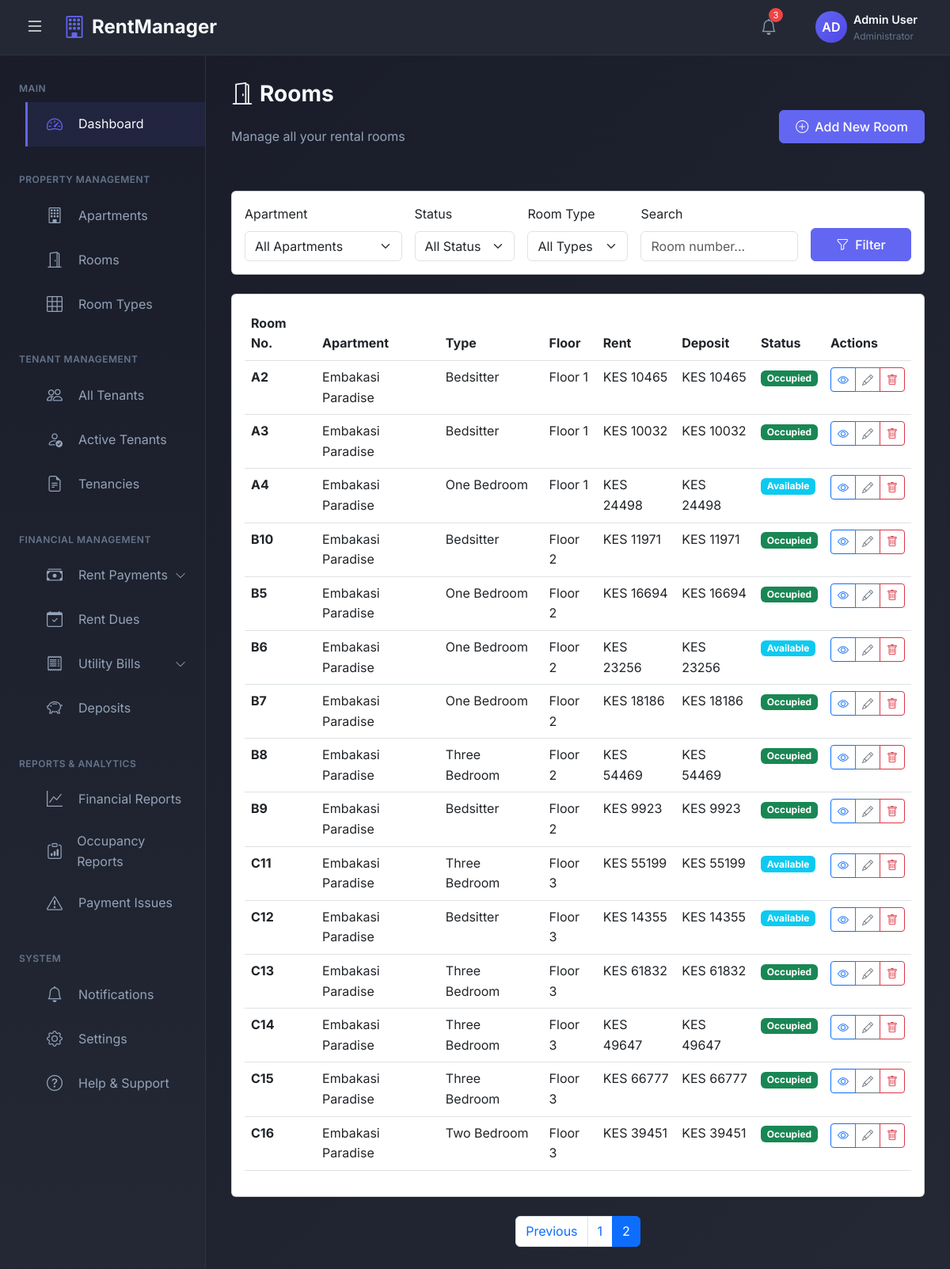
Screenshot of /rooms/?page=2 (signed in) with the database file from the repository.
### rental_app/models.py (models this page shows, shortened)
class Room(models.Model):
    ROOM_STATUS = (
        ('available', 'Available'),
        ('occupied', 'Occupied'),
        ('maintenance', 'Under Maintenance'),
    )
    apartment = models.ForeignKey(Apartment, on_delete=models.CASCADE, related_name='rooms')
    room_number = models.CharField(max_length=10)  # e.g., A1, B2, C3
    room_type = models.ForeignKey(RoomType, on_delete=models.PROTECT)
    floor_number = models.IntegerField(validators=[MinValueValidator(0)])
    has_balcony = models.BooleanField(default=False)
    has_shower = models.BooleanField(default=True)
    has_kitchen_unit = models.BooleanField(default=True)
    has_clothes_cabinet = models.BooleanField(default=True)
    monthly_rent = models.DecimalField(max_digits=10, decimal_places=2, validators=[MinValueValidator(0)])
    deposit_amount = models.DecimalField(max_digits=10, decimal_places=2, validators=[MinValueValidator(0)])
    status = models.CharField(max_length=20, choices=ROOM_STATUS, default='available')
    created_at = models.DateTimeField(auto_now_add=True)
    updated_at = models.DateTimeField(auto_now=True)
    class Meta:
        unique_together = ('apartment', 'room_number')
        ordering = ['floor_number', 'room_number']

class Apartment(models.Model):
    name = models.CharField(max_length=200)
    owner = models.ForeignKey(User, on_delete=models.CASCADE, related_name='apartments', limit_choices_to={'user_type': 'admin'})
    location = models.CharField(max_length=300)
    total_floors = models.IntegerField(validators=[MinValueValidator(1)])
    description = models.TextField(blank=True)
    water_rate_per_unit = models.DecimalField(max_digits=10, decimal_places=2, default=0.00)
    created_at = models.DateTimeField(auto_now_add=True)
    updated_at = models.DateTimeField(auto_now=True)

class RoomType(models.Model):
    ROOM_CHOICES = (
        ('bedsitter', 'Bedsitter'),
        ('single_room', 'Single Room'),
        ('one_bedroom', 'One Bedroom'),
        ('two_bedroom', 'Two Bedroom'),
        ('three_bedroom', 'Three Bedroom'),
    )
    name = models.CharField(max_length=50, choices=ROOM_CHOICES)
    description = models.TextField(blank=True)
    def __str__(self):
        return self.get_name_display()

### rental_app/views.py (the view)
# urls.py: path('rooms/', views.room_list, name='room_list'),
@login_required
def room_list(request):
    rooms = Room.objects.filter(
        apartment__owner=request.user
    ).select_related('apartment', 'room_type').order_by('apartment', 'floor_number', 'room_number')
    apartment_filter = request.GET.get('apartment', '')
    status_filter = request.GET.get('status', '')
    room_type_filter = request.GET.get('room_type', '')
    search_query = request.GET.get('search', '')
    if apartment_filter:
        rooms = rooms.filter(apartment_id=apartment_filter)
    if status_filter:
        rooms = rooms.filter(status=status_filter)
    if room_type_filter:
        rooms = rooms.filter(room_type_id=room_type_filter)
    if search_query:
        rooms = rooms.filter(
            Q(room_number__icontains=search_query) |
            Q(apartment__name__icontains=search_query)
        )
    apartments = Apartment.objects.filter(owner=request.user)
    room_types = RoomType.objects.all()
    paginator = Paginator(rooms, 20)
    page_number = request.GET.get('page')
    rooms_page = paginator.get_page(page_number)
    context = {
        'rooms': rooms_page,
        'apartments': apartments,
        'room_types': room_types,
        'apartment_filter': apartment_filter,
        'status_filter': status_filter,
        'room_type_filter': room_type_filter,
        'search_query': search_query,
        'total_rooms': rooms.count(),
    }
    return render(request, 'rooms/room_list.html', context)

### templates/rooms/room_list.html (shortened to what this page needs)
{% extends 'admin_base.html' %}
{% block content %}
<div class="page-header d-flex justify-content-between align-items-center mb-4">
    <div>
        <h1 class="page-title">
            <i class="bi bi-door-open me-2"></i>Rooms
        </h1>
        <p class="page-subtitle">Manage all your rental rooms</p>
    </div>
    <a href="{% url 'room_create' %}" class="btn btn-primary">
        <i class="bi bi-plus-circle me-2"></i>Add New Room
    </a>
</div>
<div class="card mb-4">
    <div class="card-body">
        <form method="get" class="row g-3">
            <div class="col-md-3">
                <label class="form-label">Apartment</label>
                <select name="apartment" class="form-select">
                    <option value="">All Apartments</option>
                </select>
            </div>
            <div class="col-md-2">
                <label class="form-label">Status</label>
                <select name="status" class="form-select">
                    <option value="">All Status</option>
                </select>
            </div>
            <div class="col-md-2">
                <label class="form-label">Room Type</label>
                <select name="room_type" class="form-select">
                    <option value="">All Types</option>
                </select>
            </div>
            <div class="col-md-3">
                <label class="form-label">Search</label>
                <input type="text" name="search" class="form-control" placeholder="Room number..." value="{{ search_query }}">
            </div>
            <div class="col-md-2 d-flex align-items-end">
                <button type="submit" class="btn btn-primary w-100">
                    <i class="bi bi-funnel me-2"></i>Filter
                </button>
            </div>
        </form>
    </div>
</div>
<div class="card">
    <div class="card-body">
        <div class="table-responsive">
            <table class="table table-hover">
                <thead>
                    <tr>
                        <th>Room No.</th>
                        <th>Apartment</th>
                        <th>Type</th>
                        <th>Floor</th>
                        <th>Rent</th>
                        <th>Deposit</th>
                        <th>Status</th>
                        <th>Actions</th>
                    </tr>
                </thead>
                <tbody>
                    {% for room in rooms %}
                    <tr>
                        <td><strong>{{ room.room_number }}</strong></td>
                        <td>{{ room.apartment.name }}</td>
                        <td>{{ room.room_type }}</td>
                        <td>Floor {{ room.floor_number }}</td>
                        <td>KES {{ room.monthly_rent|floatformat:0 }}</td>
                        <td>KES {{ room.deposit_amount|floatformat:0 }}</td>
                        <td>
                            {% if room.status == 'occupied' %}
                            <span class="badge bg-success">Occupied</span>
                            {% elif room.status == 'available' %}
                            <span class="badge bg-info">Available</span>
                            {% else %}
                            <span class="badge bg-warning">Maintenance</span>
                            {% endif %}
                        </td>
                        <td>
                            <div class="btn-group btn-group-sm">
                                <a href="{% url 'room_detail' room.pk %}" class="btn btn-outline-primary" title="View">
                                    <i class="bi bi-eye"></i>
                                </a>
                                <a href="{% url 'room_edit' room.pk %}" class="btn btn-outline-secondary" title="Edit">
                                    <i class="bi bi-pencil"></i>
                                </a>
                                <button type="button" class="btn btn-outline-danger" title="Delete"
                                        onclick="deleteRoom({{ room.pk }}, '{{ room.room_number }}')">
                                    <i class="bi bi-trash"></i>
                                </button>
                            </div>
                        </td>
                    </tr>
                    {% endfor %}
                </tbody>
            </table>
        </div>
    </div>
</div>
{% if rooms.has_other_pages %}
<nav aria-label="Page navigation" class="mt-4">
    <ul class="pagination justify-content-center">
        {% if rooms.has_previous %}
        <li class="page-item">
            <a class="page-link" href="?page={{ rooms.previous_page_number }}">Previous</a>
        </li>
        {% endif %}
        {% for num in rooms.paginator.page_range %}
        {% if num == rooms.number %}
        <li class="page-item active"><span class="page-link">{{ num }}</span></li>
        {% else %}
        <li class="page-item">
            <a class="page-link" href="?page={{ num }}">{{ num }}</a>
        </li>
        {% endif %}
        {% endfor %}
    </ul>
</nav>
{% endif %}
{% endblock %}

### templates/admin_base.html (style rules this page uses)
:root { --sidebar-width: 260px; --header-height: 70px; --primary-color: #1a1d29; --secondary-color: #232834; --accent-color: #6366f1; --accent-hover: #4f46e5; --text-primary: #f8fafc; --text-secondary: #94a3b8; --text-muted: #64748b; --border-color: #2d3343; --card-bg: #232834; --success-color: #10b981; --warning-color: #f59e0b; --danger-color: #ef4444; --bg-gradient: linear-gradient(135deg, #1a1d29 0%, #232834 100%); --sidebar-gradient: linear-gradient(180deg, #1a1d29 0%, #232834 100%); }
* { margin: 0; padding: 0; box-sizing: border-box; }
body { font-family: 'Inter', -apple-system, BlinkMacSystemFont, 'Segoe UI', Roboto, sans-serif; background-color: var(--primary-color); color: var(--text-primary); overflow-x: hidden; line-height: 1.6; font-weight: 400; }
.page-title { font-size: 1.75rem; font-weight: 700; color: var(--text-primary); margin-bottom: 1.5rem; }
.page-subtitle { font-size: 1rem; color: var(--text-secondary); margin-bottom: 2rem; }
.btn-primary { background-color: var(--accent-color); border-color: var(--accent-color); font-weight: 500; padding: 0.5rem 1.25rem; }
.main-content > * { animation: fadeIn 0.5s ease-out; }

### rows the page displays
Room: room_number "A2", apartment.name "Embakasi Paradise", room_type "Bedsitter", floor_number "1", monthly_rent "10465", deposit_amount "10465", status "Occupied"
Room: room_number "A3", apartment.name "Embakasi Paradise", room_type "Bedsitter", floor_number "1", monthly_rent "10032", deposit_amount "10032", status "Occupied"
Room: room_number "A4", apartment.name "Embakasi Paradise", room_type "One Bedroom", floor_number "1", monthly_rent "24498", deposit_amount "24498", status "Available"
Room: room_number "B10", apartment.name "Embakasi Paradise", room_type "Bedsitter", floor_number "2", monthly_rent "11971", deposit_amount "11971", status "Occupied"
Room: room_number "B5", apartment.name "Embakasi Paradise", room_type "One Bedroom", floor_number "2", monthly_rent "16694", deposit_amount "16694", status "Occupied"
Room: room_number "B6", apartment.name "Embakasi Paradise", room_type "One Bedroom", floor_number "2", monthly_rent "23256", deposit_amount "23256", status "Available"
Room: room_number "B7", apartment.name "Embakasi Paradise", room_type "One Bedroom", floor_number "2", monthly_rent "18186", deposit_amount "18186", status "Occupied"
Room: room_number "B8", apartment.name "Embakasi Paradise", room_type "Three Bedroom", floor_number "2", monthly_rent "54469", deposit_amount "54469", status "Occupied"
Room: room_number "B9", apartment.name "Embakasi Paradise", room_type "Bedsitter", floor_number "2", monthly_rent "9923", deposit_amount "9923", status "Occupied"
Room: room_number "C11", apartment.name "Embakasi Paradise", room_type "Three Bedroom", floor_number "3", monthly_rent "55199", deposit_amount "55199", status "Available"
Room: room_number "C12", apartment.name "Embakasi Paradise", room_type "Bedsitter", floor_number "3", monthly_rent "14355", deposit_amount "14355", status "Available"
Room: room_number "C13", apartment.name "Embakasi Paradise", room_type "Three Bedroom", floor_number "3", monthly_rent "61832", deposit_amount "61832", status "Occupied"
Room: room_number "C14", apartment.name "Embakasi Paradise", room_type "Three Bedroom", floor_number "3", monthly_rent "49647", deposit_amount "49647", status "Occupied"
Room: room_number "C15", apartment.name "Embakasi Paradise", room_type "Three Bedroom", floor_number "3", monthly_rent "66777", deposit_amount "66777", status "Occupied"
Room: room_number "C16", apartment.name "Embakasi Paradise", room_type "Two Bedroom", floor_number "3", monthly_rent "39451", deposit_amount "39451", status "Occupied"

### other values shown
{{ num }} "1"
{{ num }} "2"
